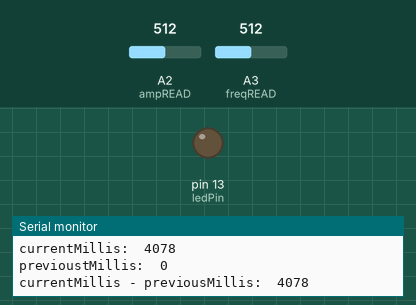
This sketch was run on a simulated Arduino Mega 2560, built with avr-gcc and run on an emulated ATmega2560. Shown: output pins drawn as LEDs (lit = HIGH), the last lines printed to the serial monitor. Inputs (shaded band) come from the test bench; at power-on: A3 (freqREAD) = 512, A2 (ampREAD) = 512.

Above: at 4.2 s.
4.3 s: A3 (freqREAD) set to 591
At 5.8 s:
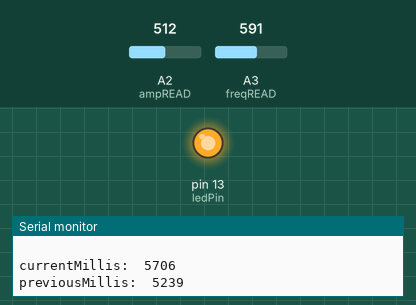
6.9 s: A3 (freqREAD) set to 614
9.9 s: A2 (ampREAD) set to 79
12.9 s: A2 (ampREAD) set to 68
Timing chart, 0 to 15.9 s (numbered marks = the images above; inputs shaded):
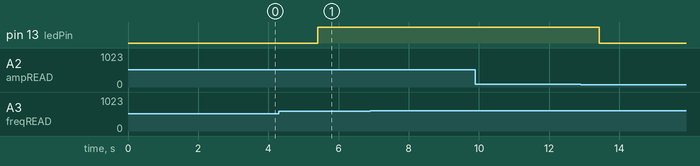

The sketch:

TimedAutoWater.ino
```cpp
/* These variables store the flash pattern and the current state of the LED
 https:learn.adafruit.com/multi-tasking-the-arduino-part-1/now-for-two-at-once


setup:
Arduino mega
LED Pin: 13
A2 off time
A3 on time


positions:
Freq:
0: prime (ON)
1 (250): 12hr .6v
2 (500): 1day  2.5
3 (750) :  3Days 4.4
4:(1000): 7Days 5

Amp:
0: (OFF)
1: 250
2: 500
3: 750
4: 1000 (1L)
*/

int ledPin =  13;  //ATMega
int ledState = LOW;  //ledState used to set the LED
int freqREAD = A3;  //(pin 2, U pattern)
int ampREAD = A2; // (pin 3)

unsigned long lastRefreshTime = 0UL;
unsigned long previousMillis = 0UL;  //       will store last time LED was updated
unsigned long OnTime = 0UL;          //  milliseconds of on-time
unsigned long OffTime = 0UL;      //   milliseconds of off-time
unsigned long oneSecond = 1000UL;
unsigned long oneHour = 3600000UL ; // 60UL * 60UL * 1000UL;
unsigned long oneDay = 86400000UL; // 24UL * 60UL * 60UL * 1000UL;


void setup()
{
//   set the digital pin as output:
  pinMode(ledPin, OUTPUT);
  pinMode(freqREAD, INPUT);
  pinMode(ampREAD, INPUT);
//  set state to pump off
  ledState = LOW;
  digitalWrite(ledPin, ledState);
  OnTime = 0UL;
  OffTime = 2000UL;
  Serial.begin(9600);
  delay(3000);
}

void loop()
{
  UpdateEveryXms(500);
  TimedBlink1();
  TimedBlink2();
   Serial.println(" ------------------------------- ");
}

void TimedBlink1() {
  //check to see if it's time to change the state of the LED
  unsigned long currentMillis = millis();
  Serial.println("  ");
  Serial.print("currentMillis:  ");
  Serial.println((currentMillis));
  Serial.print("previoustMillis:  ");
  Serial.println((previousMillis));
  Serial.print(("currentMillis - previousMillis:  "));
  Serial.println((currentMillis - previousMillis));
  Serial.print("OnTime:  ");
  Serial.println((OnTime));
  Serial.println("  ");

  if ((ledState == HIGH) && ((currentMillis - previousMillis) >= OnTime))
  {
    ledState = LOW;   //Turn it off
    Serial.println("                                                  LOW");
    previousMillis = currentMillis; //  Remember the time
    digitalWrite(ledPin, ledState); //  Update the actual LED
    Serial.println("                                                off");
  }
}

void TimedBlink2() {
  unsigned long currentMillis = millis();
  Serial.print("currentMillis:  ");
  Serial.println((currentMillis));
  Serial.print("previousMillis:  ");
  Serial.println((previousMillis));
  Serial.print(("currentMillis - previousMillis  "));
  Serial.println((currentMillis - previousMillis));
  Serial.print("Off Time:  ");
  Serial.println((OffTime));
  Serial.println("  ");
  Serial.println("  ");

  if ((ledState == LOW) && ((currentMillis - previousMillis) >= OffTime))
  {
    ledState = HIGH; //  turn it on
    Serial.println("                                                  HIGH");
    previousMillis = currentMillis; //   Remember the time
    digitalWrite(ledPin, ledState);  //   Update the actual LED
    Serial.println("                                                  on");
  }
}

void UpdateEveryXms( unsigned long REFRESH_INTERVAL){
  unsigned long currentMills = millis();
  if ((currentMills - lastRefreshTime) >= REFRESH_INTERVAL) {
    lastRefreshTime = REFRESH_INTERVAL;
    UpdateFreqAmp();
    Serial.println("                 update");
  }
}

void UpdateFreqAmp() {
  OffTime = analogRead(freqREAD);
  Serial.print("* OffTime : ");
  Serial.println(OffTime);

  OnTime = analogRead(ampREAD);
   Serial.print("* OnTime : ");
  Serial.println(OnTime);
  Serial.println();

  if (OffTime < 70) {
    OffTime = 0UL;
    Serial.println("OFcase1");
  }
  else if ((350 > OffTime) && (OffTime  >= 70)) {
    OffTime = 1000;
    OffTime = oneHour * 12UL;
    Serial.println("OFcase2");
  }
  else if ((600 > OffTime) && (OffTime >= 350)) {
    OffTime = oneDay;
     OffTime = 5000;
     Serial.println("OFcase3");
  }
  else if ((800 > OffTime) && (OffTime >= 600)) {
    OffTime = oneDay * 3UL;
    Serial.println("OFcase4");
  }
   else if (OffTime >= 800) {
    OffTime = oneDay * 7UL;
    Serial.println("OFcase5");
  }
  Serial.println(OffTime);

   OnTime = OnTime * 100UL;
   Serial.println("OTcase1");
   Serial.println(OnTime);
}
```
